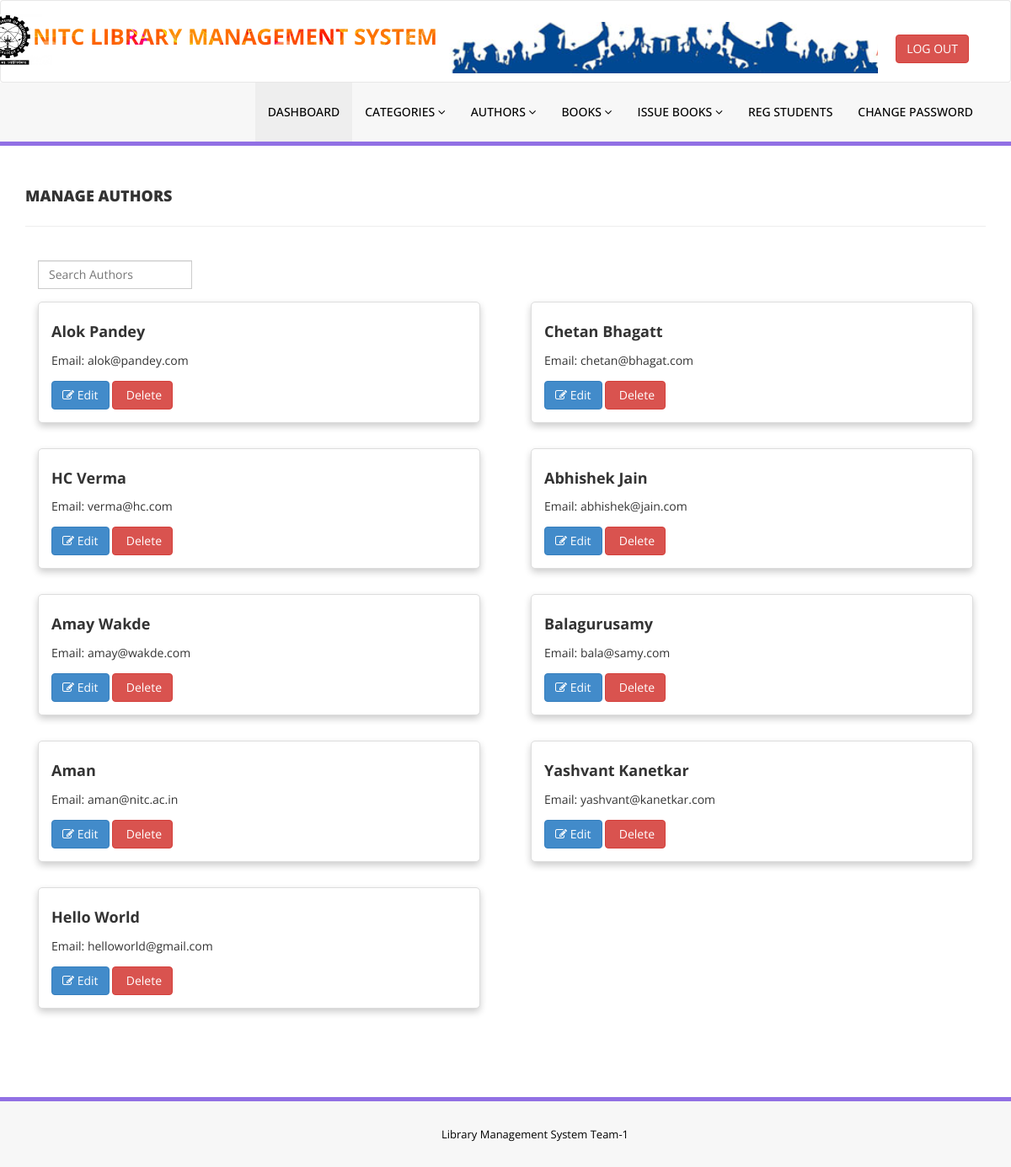
Screenshot of /admin/manage-authors.php (signed in) with the database file from the repository.
### tables this page shows
CREATE TABLE `tblauthors` (
  `id` int(11) NOT NULL,
  `AuthorName` varchar(159) DEFAULT NULL,
  `Email` varchar(250) NOT NULL
);

### admin/manage-authors.php (the view, shortened to what this page needs)
<?php
include('includes/config.php');
if(strlen($_SESSION['alogin'])==0)
    {
header('location:index.php');
}
else{
    ?>
<!DOCTYPE html>
<html xmlns="http://www.w3.org/1999/xhtml">
<head>
    <link href="assets/css/bootstrap.css" rel="stylesheet" />
    <link href="assets/css/font-awesome.css" rel="stylesheet" />
    <link href="assets/js/dataTables/dataTables.bootstrap.css" rel="stylesheet" />
    <link href="assets/css/style.css" rel="stylesheet" />
</head>
<body>
    <?php include('includes/header.php');?>
    <div class="content-wrapper">
    <div class="container">
        <div class="row pad-botm">
            <div class="col-md-12">
                <h4 class="header-line">Manage Authors</h4>
            </div>
        </div>
        <div class="container2">
    <div class="row2">
        <div class="col-md-7">
            <div class="input-group">
                <input type="text" class="form-control" placeholder="Search Authors">
            </div>
        </div>
    </div>
</div>
        <div class="row">
        </div>
        <div class="row">
            <?php
            $sql = "SELECT * from  tblauthors";
            $query = $dbh->prepare($sql);
            $query->execute();
            $results = $query->fetchAll(PDO::FETCH_OBJ);
            if ($query->rowCount() > 0) {
                foreach ($results as $result) {
            ?>
                    <div class="col-md-6">
                        <div class="book-card">
                            <h4 class="book-card-title"><?php echo htmlentities($result->AuthorName); ?></h4>
                            <p class="book-card-info">
                                Email: <?php echo htmlentities($result->Email); ?>
                            </p>
                            <div class="book-card-actions">
                                <a href="edit-author.php?athrid=<?php echo htmlentities($result->id); ?>" class="btn btn-primary">
                                    <i class="fa fa-edit"></i> Edit
                                </a>
                                <a href="manage-authors.php?del=<?php echo htmlentities($result->id); ?>" onclick="return confirm('Are you sure you want to delete?');" class="btn btn-danger">
                                    <i class="fa fa-trash"></i> Delete
                                </a>
                            </div>
                        </div>
                    </div>
            <?php
                }
            }
            ?>
        </div>
    </div>
</div>
    <?php include('includes/footer.php');?>
</body>
</html>
<?php } ?>

### admin/includes/header.php (shortened to what this page needs)
<div class="navbar navbar-inverse set-radius-two">
    <div class="container">
        <div class="navbar-header left-div">
            <p style="font-size:26px;margin-left: -75px;margin-top: 5px;color:black;"><img  src="assets/img/nitc_logo.jpeg" height="60px" />
                <B><a href="dashboard.php" style="color: black; margin-left:-30px;background-image: url(assets/img/text_background_1.png); background-size: cover; background-clip:text;-webkit-background-clip:text; color:transparent" >NITC LIBRARY MANAGEMENT SYSTEM</a></B>
                <img style="margin-top: 20px;"  src="assets/img/banner.png" >
            </p>
        </div>
        <div class="right-div">
            <a style="margin-top: 20px;"  href="logout.php" class="btn btn-danger pull-right">LOG OUT</a>
        </div>
    </div>
</div>
<section class="menu-section">
    <div class="container">
        <div class="row ">
            <div class="col-md-12">
                <div class="navbar-collapse collapse ">
                    <ul id="menu-top" class="nav navbar-nav navbar-right">
                        <li><a href="dashboard.php" class="menu-top-active">DASHBOARD</a></li>
                        <li>
                            <a href="#" class="dropdown-toggle" id="ddlmenuItem" data-toggle="dropdown"> Categories <i class="fa fa-angle-down"></i></a>
                        </li>
                        <li>
                            <a href="#" class="dropdown-toggle" id="ddlmenuItem" data-toggle="dropdown"> Authors <i class="fa fa-angle-down"></i></a>
                        </li>
                        <li>
                            <a href="#" class="dropdown-toggle" id="ddlmenuItem" data-toggle="dropdown"> Books <i class="fa fa-angle-down"></i></a>
                        </li>
                        <li>
                            <a href="#" class="dropdown-toggle" id="ddlmenuItem" data-toggle="dropdown"> Issue Books <i class="fa fa-angle-down"></i></a>
                        </li>
                        <li><a href="reg-students.php">Reg Students</a></li>
                        <li><a href="change-password.php">Change Password</a></li>
                    </ul>
                </div>
            </div>
        </div>
    </div>
</section>

### admin/includes/footer.php
<section class="footer-section">
        <div class="container">
            <div class="row">
                <div class="col-md-12">
                   <center>Library Management System</a>  Team-1 </center>
                </div>
            </div>
        </div>
    </section>

### admin/assets/css/style.css (style rules this page uses)
.content-wrapper { margin-top: 40px; min-height:800px; padding-bottom:90px; }
.header-line { font-weight:900; padding-bottom:25px; border-bottom:1px solid #eeeeee; text-transform:uppercase; }
.pad-botm { padding-bottom:30px; }
.right-div { float: right; padding: 20px; }
#menu-top a { color:#000; text-decoration:none; font-weight:500; padding: 25px 15px 25px 15px; text-transform:uppercase; }
.menu-section { background-color: #f7f7f7; border-bottom:5px solid #9170E4; width:100% }
.menu-top-active { background-color:#eeeeee; }
.navbar-inverse { background-color: #FFF; border-color: rgba(155, 153, 153, 0.23); }
.navbar { min-height: 90px; margin-bottom: 0px; }
.footer-section { padding:25px 50px 25px 50px; color:#000; font-size:13px; background-color: #f7f7f7; text-align:right; border-top:5px solid #9170E4; }

### admin/manage-authors.php (style rules this page uses)
.book-card { border: 1px solid #ddd; border-radius: 5px; box-shadow: 0 4px 8px rgba(0, 0, 0, 0.2); padding: 15px; margin: 15px; background-color: #fff; transition: box-shadow 0.3s ease-in-out, transform 0.3s ease-in-out; }
.book-card-title { font-weight: bold; margin-top: 10px; }
.book-card-info { margin-top: 5px; }

### rows the page displays
tblauthors: AuthorName "Alok Pandey", Email "alok@pandey.com"
tblauthors: AuthorName "Chetan Bhagatt", Email "chetan@bhagat.com"
tblauthors: AuthorName "HC Verma", Email "verma@hc.com"
tblauthors: AuthorName "Abhishek Jain", Email "abhishek@jain.com"
tblauthors: AuthorName "Amay Wakde", Email "amay@wakde.com"
tblauthors: AuthorName "Balagurusamy", Email "bala@samy.com"
tblauthors: AuthorName "Aman", Email "aman@nitc.ac.in"
tblauthors: AuthorName "Yashvant Kanetkar", Email "yashvant@kanetkar.com"
tblauthors: AuthorName "Hello World", Email "helloworld@gmail.com"
